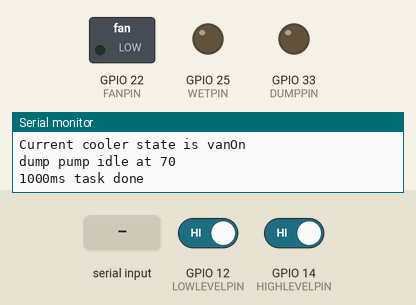
This program was run on a simulated ESP32. On the bench: switched loads named in the program (green lamp = pin HIGH), output pins drawn as LEDs (lit = HIGH), the last lines printed to the serial monitor. The test bench sets the inputs (shaded band); at power-on: GPIO 12 (LOWLEVELPIN) HIGH, GPIO 14 (HIGHLEVELPIN) HIGH.

Above: at 1.8 s.
1.9 s: "FANLOW\n" received over Serial
At 3.0 s:
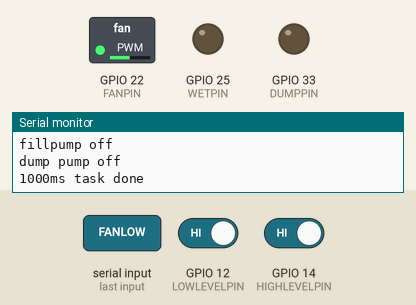
3.5 s: "FANHIGH\n" received over Serial
At 4.5 s:
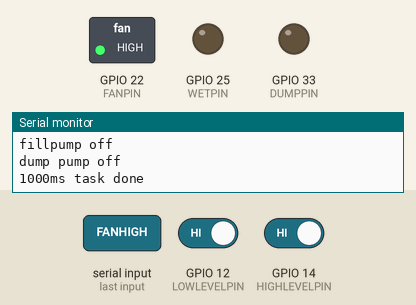
5.5 s: "COOLOFF\n" received over Serial
At 7.2 s:
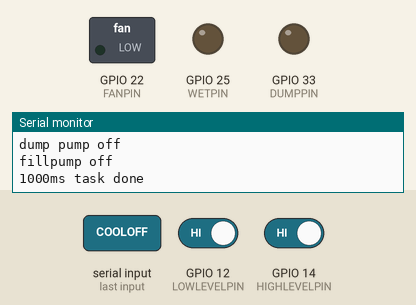
Timing chart, 0 to 8.7 s (numbered marks = the images above; inputs shaded):
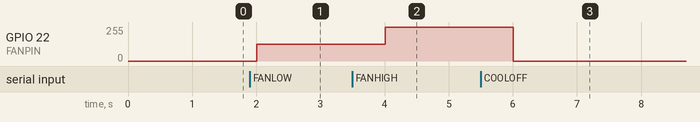

Measured:
- after the input at 1.9 s, GPIO 22 (FANPIN): 0/255 → 125/255 after 0.11 s
- after the input at 3.5 s, GPIO 22 (FANPIN): 125/255 → 255/255 after 0.51 s
- after the input at 5.5 s, GPIO 22 (FANPIN): 255/255 → 0/255 after 0.51 s

The program:

main.cpp
```cpp
#include <Arduino.h>
#include <CAN.h>
#include <main.h>
#include <SimpleTimer.h>
#include <cooler.h>

SimpleTimer Task_1000ms(1000);

cooler cooler01(WETPIN, FANPIN, DUMPPIN, HIGHLEVELPIN, LOWLEVELPIN);

void setup() {
  Serial.begin(115200); // initialise USB serial
  CAN.setPins(CRX, CTX);
  // start the CAN bus at 500 kbps
  if (!CAN.begin(125E3))
  {
    Serial.println("Starting CAN failed!");
    while (1)
      ;
  }
  CAN.loopback(); // sent packets are also received
  Serial.println("CAN Connected");


  ledcAttachPin(FANPIN, 0);
  ledcSetup(0, PWM_FREQ, PWM_RES);
  ledcAttachPin(WETPIN, 1);
  ledcSetup(1, PWM_FREQ, PWM_RES);
  ledcAttachPin(DUMPPIN, 2);
  ledcSetup(2, PWM_FREQ, PWM_RES);

  pinMode(HIGHLEVELPIN, INPUT); // may need pullup
  pinMode(LOWLEVELPIN, INPUT); // may need pullup

  Serial.println("Setup done");
}

void loop() {
  if (Task_1000ms.isReady())
  {
    Task_1000ms.reset();
    serialRX();
    cooler01.task1000ms();
   // float temp = ((analogReadMilliVolts(TEMPPIN)- TEMPOFFSET) * TEMPGAIN);
    //Serial.println("temp is: " + String(temp));
    Serial.println("1000ms task done");
  }
}

void serialRX()
{
  if (Serial.available())
  {
    String str = Serial.readStringUntil('\n');

    if (str.startsWith("COOLON"))
    {
      Serial.println("recieved: " + str);
      cooler01.runCooler();
    }
    if (str.startsWith("COOLOFF"))
    {
      Serial.println("recieved: " + str);
      cooler01.stopCooler();
    }
    if (str.startsWith("FANLOW"))
    {
      Serial.println("recieved: " + str);
      cooler01.setFanSpeed(125);
    }
    if (str.startsWith("FANHIGH"))
    {
      Serial.println("recieved: " + str);
      cooler01.setFanSpeed(255);
    }
  }
}
```

cooler.cpp
```cpp
#include <cooler.h>
#include <Arduino.h>
#include <CAN.h>
#include <Timer.h>
#include <main.h>

Timer tDumpCycle;

cooler::cooler(int wetPin, int fanPin, int dumpPin, int highLevelPin, int lowLevelPin)
{
    this->wetPin = wetPin;
    this->fanPin = fanPin;
    this->dumpPin = dumpPin;
    this->highLevelPin = highLevelPin;
    this->lowLevelPin = lowLevelPin;
}

enum class State
{
    idle,       // doing nothing
    vanOn,      // turning on van causes a dump cycle
    startUp,    // starting up cooler. dump() then fill(), then run().
    runCool,    // running in cool mode. run() with fill() whenever required
    runFanOnly, // running in fan only mode
    shutDown,   // shutting down from cool mode. wetOff(), dump(), fanOff()
};

State current_state = State::vanOn; // default state is van on, such that a dump triggers when van is turned on

///***PUBLIC FUNCTIONS*********************************************************///

void cooler::runCooler()
{
    //current_mode = Mode::cool;
    current_state = State::startUp; // start up cooler
    Serial.println("Current cooler mode is cool");
    Serial.println("low level pin is: " + String(touchRead(lowLevelPin)));
    Serial.println("high level pin is: " + String(touchRead(highLevelPin)));
}

void cooler::setFanSpeed(int fanSpeed)
{
    this->fanSpeed = fanSpeed;
    Serial.println("Cooler fan set to " + String(fanSpeed));

    // if the state is idle then go into fan only mode, else we assume its already running, so just change the speed
    if (current_state == State::idle)
    {
    current_state = State::runFanOnly; // run cooler in fan only mode
    }


}

void cooler::stopCooler()
{
    //current_mode = Mode::off;

    if (current_state == State::runCool)
    {
        current_state = State::shutDown; // shut down cooler
    }
    else
    {
        current_state = State::idle; // go straight to idle
    }
    Serial.println("Current cooler mode is off");
}

///***TICKER AND STATE MACHINES*********************************************************///
void cooler::task1000ms()
{
    Serial.println("low level pin is: " + String(touchRead(lowLevelPin)));
    Serial.println("high level pin is: " + String(touchRead(highLevelPin)));

    // the state machine will be here running in loop
    switch (current_state)
    {
    case State::idle: // system idle
        Serial.println("Current cooler state is idle");
        cooler::fanOff();
        cooler::wetOff();
        cooler::dumpOff();
        cooler::fillOff();
        break;

    case State::vanOn: // van on
        Serial.println("Current cooler state is vanOn");
        if (cooler::dumpOn())
        { // if dump cycle is complete
            current_state = State::idle;
        }
        break;

    case State::startUp: // start up cooler
        Serial.println("Current cooler state is startUp");
        Serial.println("dump pump done state is: " + String(StartupDumpDone));

        if (cooler::dumpOn()) // if dump cycle is complete or already done
        {
            StartupDumpDone = 1;
            Serial.println("dump done, request fill cycle...");

            if (cooler::fillOn())
            {
                Serial.println("fill done, request wet cycle...");
                if (cooler::wetOn())
                {
                    wetTimer += 1;
                    Serial.println("pre wet running...");
                    if (wetTimer > WET_CYCLE_TIME)
                    {
                        cooler::fanOn();
                        wetTimer = 0;
                        current_state = State::runCool;
                        Serial.println("request runCool");
                        StartupDumpDone = 0;
                    }
                }
            }
        }
        break;

    case State::runCool: // run cooler in cool mode
        Serial.println("Current cooler state is runCool");
        cooler::wetOn();
        cooler::fanOn();
        cooler::fillOn();
        current_state = State::runCool;
        break;

    case State::runFanOnly:
        // run cooler in fan only mode
        Serial.println("Current cooler state is runFanOnly");
        cooler::wetOff();
        cooler::fanOn();
        cooler::fillOff();
        cooler::dumpOff();
        break;

    case State::shutDown: // shut down cooler
        Serial.println("Current cooler state is shutDown");
        cooler::fillOff();
        cooler::wetOff();
        if (cooler::dumpOn())
        {
            fanPostRunTime += 1;
            Serial.println("fan post running...");
            if (fanPostRunTime > POSTRUN_FAN_TIME) {
                cooler::fanOff();
                fanPostRunTime = 0;
                current_state = State::idle;
            }
        }

        break;

    default:
        // do nothing
        break;
    }
}

//***COOLER SUBROUTINES*********************************************************///

int cooler::wetOn()
{
    Serial.println("wet pump on");
    analogWrite(wetPin, 255);
    return 1;
}

int cooler::wetOff()
{
    Serial.println("wet pump off");
    analogWrite(wetPin, 0);
    return 1;
}

int cooler::fanOn()
{
    analogWrite(fanPin, fanSpeed);
    Serial.println("fan on at " + String(fanSpeed));
    return 1;
}

int cooler::fanOff()
{
    Serial.println("fan off");
    analogWrite(fanPin, 0);
    return 1;
}

int cooler::dumpOn()
{
    if (touchRead(lowLevelPin) < LEVELPIN_THRESHOLD && StartupDumpDone == 0)
    {
        analogWrite(dumpPin, 255);
        Serial.println("dump pump triggered at " + String(touchRead(lowLevelPin)));
        return 0;
    }
    else
    {
        analogWrite(dumpPin, 0);
        Serial.println("dump pump idle at " + String(touchRead(lowLevelPin)));
        return 1;
    }
    return 0;
}

int cooler::dumpOff()
{
    Serial.println("dump pump off");
    analogWrite(dumpPin, 0);
    StartupDumpDone = 0;
    return 1;
}

int cooler::fillOn()
{
    if (touchRead(highLevelPin) > LEVELPIN_THRESHOLD)
    {
        Serial.println("fill level low, fill pump running at " + String(touchRead(highLevelPin)));
        //  CAN.beginPacket(0x20, 2);
        //  CAN.write(1);
        //  CAN.write(0);
        //  CAN.endPacket();
        return 0;
    }
    else
    {
        Serial.println("fill level ok, fill pump idle at " + String(touchRead(highLevelPin)));
        // CAN.beginPacket(0x20, 2);
        // CAN.write(0);
        // CAN.write(1);
        // CAN.endPacket();
        return 1;
    }
    return 0;
}

int cooler::fillOff()
{
    Serial.println("fillpump off");
    //  can message to stop fill pump
    // CAN.beginPacket(0x20, 2);
    // CAN.write(0);
    // CAN.write(1);
    // CAN.endPacket();
    return 1;
}
```

cooler.h
```cpp
#ifndef COOLER_H_
#define COOLER_H_

#include <Arduino.h>
#include <CAN.h>

class cooler
{
public:
    cooler(int wetPin, int fanPin, int dumpPin, int highLevelPin, int lowLevelPin);
    void task1000ms();  // ticker
    void runCooler();   // run the cooler
    void stopCooler();  // stop the cooler
    void setFanSpeed(int fanSpeed); // set the fan speed

private:
    int fanOn(), fanOff(), dumpOn(), dumpOff(), wetOn(), wetOff(), fillOn(), fillOff();


private:
    int wetPin, fanPin, dumpPin, highLevelPin, lowLevelPin; // pins
    int fanSpeed = 255;                             // speed of the fan
    const int WET_CYCLE_TIME = 30;               // duration of the wet cycle in ms before the fans start in seconds
    const int POSTRUN_FAN_TIME = 180;             // duration of the fan run after the cooler has been turned off
    const int LEVELPIN_THRESHOLD = 15;  //threshold for capacitence level detection
    int wetTimer;                             // timer for the wet cycle
    int fanPostRunTime = 0;                       // timer for the fan post run
    int StartupDumpDone = 0;

};

#endif
```

main.h
```cpp
#ifndef MAIN_H
#define MAIN_H

const int WETPIN = 25;
const int FANPIN = 22;
const int DUMPPIN = 33;
const int HIGHLEVELPIN = 14;
const int LOWLEVELPIN = 12;
const int TEMPPIN = 5;
const int TEMPGAIN = 19.5;
const int TEMPOFFSET = 400;

const int PWM_FREQ = 5000;
const int PWM_RES = 12;

// CANBus
const int CTX = 16; // TX2
const int CRX = 17; // RX2

void serialRX();

void RX_CAN();
void receive();

#endif //MAIN_H
```
